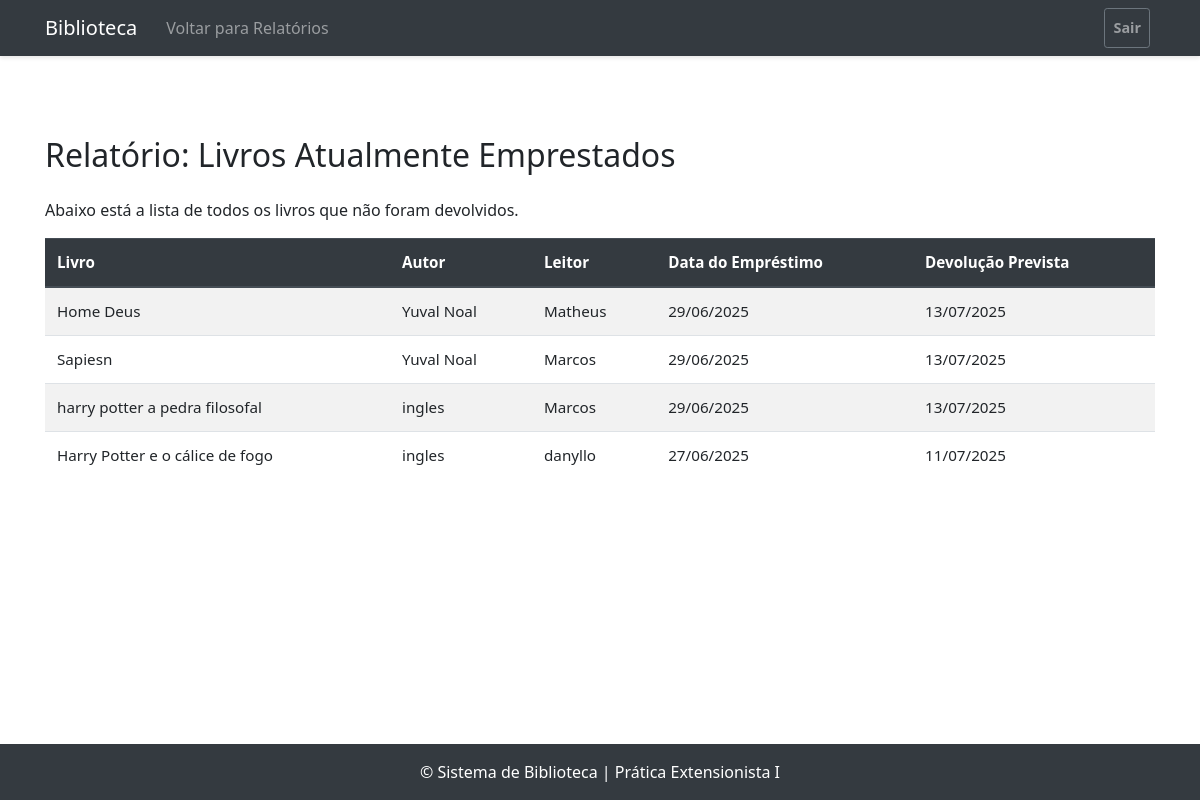
Screenshot of /relatorio/livros_emprestados/ (signed in) with the database file from the repository.
### biblioteca/models.py (models this page shows, shortened)
class Emprestimo(models.Model):
    STATUS_CHOICES = [
        ('EMPRESTADO', 'Emprestado'),
        ('DEVOLVIDO', 'Devolvido'),
        ('ATRASADO', 'Atrasado'),
    ]
    livro = models.ForeignKey(Livro, on_delete=models.PROTECT, related_name='emprestimos')
    leitor = models.ForeignKey(Leitor, on_delete=models.PROTECT, related_name='emprestimos')
    funcionario = models.ForeignKey(Funcionario, on_delete=models.SET_NULL, null=True, related_name='emprestimos_realizados')
    data_emprestimo = models.DateField(default=timezone.now)
    data_devolucao_prevista = models.DateField()
    data_devolucao_real = models.DateField(null=True, blank=True)
    status = models.CharField(max_length=20, choices=STATUS_CHOICES, default='EMPRESTADO')
    data_criacao = models.DateTimeField(auto_now_add=True)
    data_atualizacao = models.DateTimeField(auto_now=True)
    class Meta:
        verbose_name = "Empréstimo"
        verbose_name_plural = "Empréstimos"
        ordering = ['-data_emprestimo']

class Livro(models.Model):
    STATUS_CHOICES = [
        ('disponivel', 'Disponivel'),
        ('emprestado','Emprestado')
    ]
    nome = models.CharField(max_length=200)
    isbn = models.CharField(max_length=17, unique=True, help_text="Ex: 978-85-333-0222-0") # Padrão ISBN-13
    autor = models.CharField(max_length=100)
    genero = models.CharField(max_length=50, blank=True, null=True)
    data_publicacao = models.DateField(blank=True, null=True)
    status = models.CharField(
        max_length=10,
        choices=STATUS_CHOICES,
        default='disponivel',
    )
    data_criacao = models.DateTimeField(auto_now_add=True)
    data_atualizacao = models.DateTimeField(auto_now=True)
    class Meta:
        verbose_name = "Livro"
        verbose_name_plural = "Livros"

class Leitor(models.Model):
    nome = models.CharField(max_length=100)
    cpf = models.CharField(max_length=14, unique=True)
    email = models.EmailField(unique=True)
    telefone = models.CharField(max_length=20, blank=True, null=True)
    endereco = models.CharField(max_length=200, blank=True, null=True)
    data_nascimento = models.DateField(blank=True, null=True)
    data_criacao = models.DateTimeField(auto_now_add=True)
    data_atualizacao = models.DateTimeField(auto_now=True)
    class Meta:
        verbose_name = "Leitor"
        verbose_name_plural = "Leitores"

### biblioteca/views.py (the view)
    def wrapper(request, *args, **kwargs):
        if 'funcionario_logado_id' not in request.session:
            messages.warning(request, "Você precisa estar logado para acessar esta página.")
            return redirect('login')
        return view_func(request, *args, **kwargs)

### biblioteca/views.py (called while the page is built)
def funcionario_login_required(view_func):
    def wrapper(request, *args, **kwargs):
        if 'funcionario_logado_id' not in request.session:
            messages.warning(request, "Você precisa estar logado para acessar esta página.")
            return redirect('login')
        return view_func(request, *args, **kwargs)
    return wrapper

@funcionario_login_required
def relatorio_livros_emprestados(request):
    emprestimos_ativos = Emprestimo.objects.filter(
        status__in=['EMPRESTADO', 'ATRASADO']
    ).select_related('livro', 'leitor')
    context = {
        'emprestimos': emprestimos_ativos
    }
    return render(request, 'relatorio/livros_emprestados.html', context)

### templates/relatorio/livros_emprestados.html
{% extends 'base.html' %}
{% load static %}
{% block navbar_actions %}
<ul class="navbar-nav">
    <li class="nav-item">
        <a class="nav-link" href="{% url 'relatorio_index' %}">Voltar para Relatórios</a>
    </li>
</ul>
{% endblock %}
{% block content %}
<div class="container py-5">
    <h2 class="mb-4">Relatório: Livros Atualmente Emprestados</h2>
    {% if emprestimos %}
        <p>Abaixo está a lista de todos os livros que não foram devolvidos.</p>
        <div class="table-responsive">
            <table class="table table-striped table-hover">
                <thead class="thead-dark">
                    <tr>
                        <th>Livro</th>
                        <th>Autor</th>
                        <th>Leitor</th>
                        <th>Data do Empréstimo</th>
                        <th>Devolução Prevista</th>
                    </tr>
                </thead>
                <tbody>
                    {% for emprestimo in emprestimos %}
                    <tr>
                        <td>{{ emprestimo.livro.nome }}</td>
                        <td>{{ emprestimo.livro.autor }}</td>
                        <td>{{ emprestimo.leitor.nome }}</td>
                        <td>{{ emprestimo.data_emprestimo|date:"d/m/Y" }}</td>
                        <td>{{ emprestimo.data_devolucao_prevista|date:"d/m/Y" }}</td>
                    </tr>
                    {% endfor %}
                </tbody>
            </table>
        </div>
    {% else %}
        <div class="alert alert-success mt-3">
            <h4 class="alert-heading">Tudo em ordem!</h4>
            <p>Não há nenhum livro emprestado no momento.</p>
        </div>
    {% endif %}
</div>
{% endblock %}

### static/css/estetica.css (style rules this page uses)
body { font-family: 'Segoe UI', Tahoma, Geneva, Verdana, sans-serif; }
.navbar-nav .nav-link { margin: 0 5px; }
table { font-size: 0.95rem; }

### rows the page displays
Emprestimo: livro.nome "Home Deus", livro.autor "Yuval Noal", leitor.nome "Matheus", data_emprestimo "29/06/2025", data_devolucao_prevista "13/07/2025"
Emprestimo: livro.nome "Sapiesn", livro.autor "Yuval Noal", leitor.nome "Marcos", data_emprestimo "29/06/2025", data_devolucao_prevista "13/07/2025"
Emprestimo: livro.nome "harry potter a pedra filosofal", livro.autor "ingles", leitor.nome "Marcos", data_emprestimo "29/06/2025", data_devolucao_prevista "13/07/2025"
Emprestimo: livro.nome "Harry Potter e o cálice de fogo", livro.autor "ingles", leitor.nome "danyllo", data_emprestimo "27/06/2025", data_devolucao_prevista "11/07/2025"
